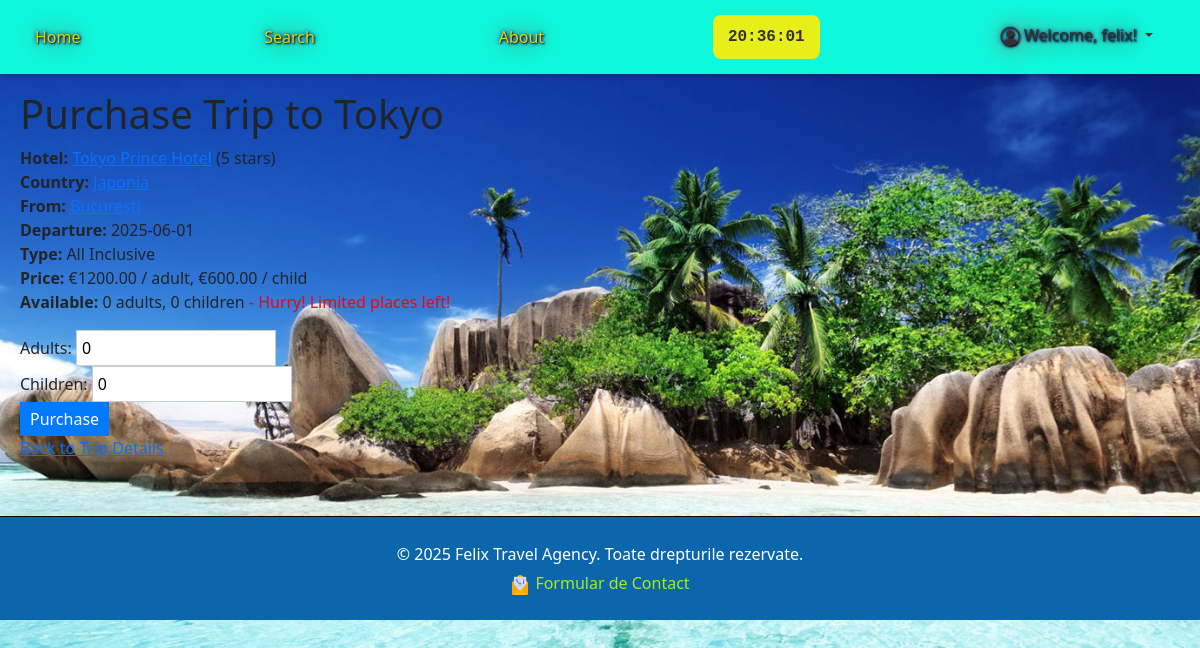
The page /trip/1/purchase/ (signed in) on the database as committed earlier.
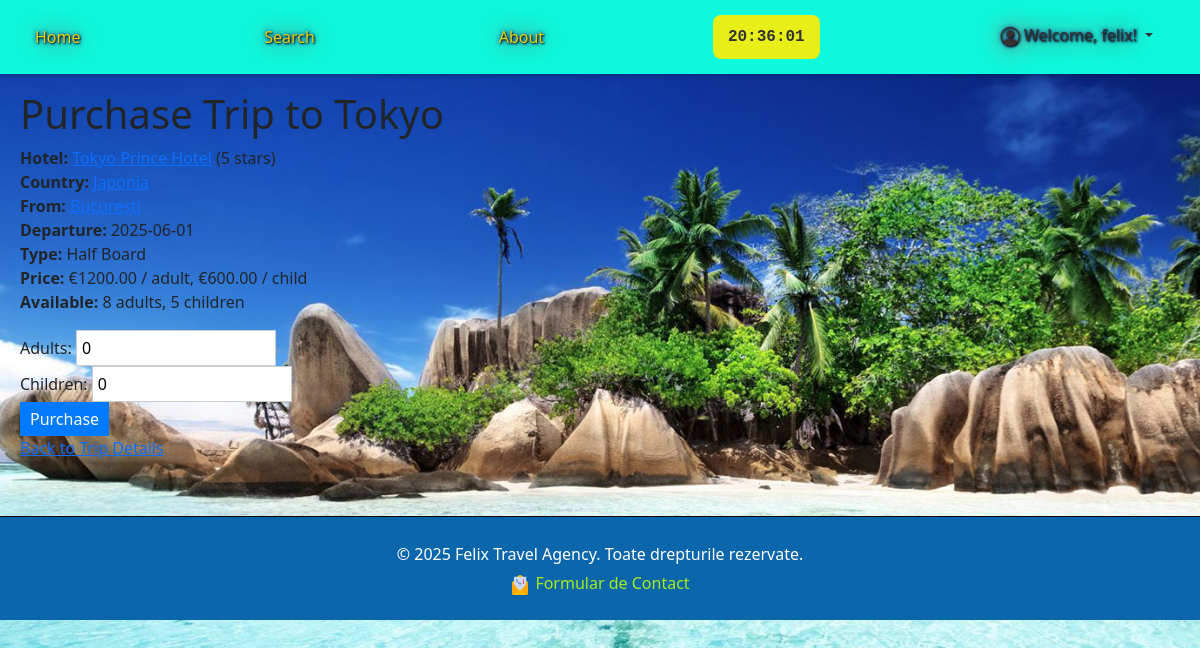
The same page on the database as committed later.
### trips/models.py (models this page shows, shortened)
class Trip(models.Model):
    TRIP_TYPES = (
        ('BB', 'Bed & Breakfast'),
        ('HB', 'Half Board'),
        ('FB', 'Full Board'),
        ('AI', 'All Inclusive'),
    )
    departure_city = models.ForeignKey(City, related_name='departure_trips', on_delete=models.CASCADE)
    departure_airport = models.ForeignKey(Airport, related_name='departure_trips', on_delete=models.CASCADE)
    destination_city = models.ForeignKey(City, related_name='destination_trips', on_delete=models.CASCADE)
    destination_hotel = models.ForeignKey(Hotel, on_delete=models.CASCADE)
    destination_airport = models.ForeignKey(Airport, related_name='destination_trips', on_delete=models.CASCADE)
    departure_date = models.DateField()
    return_date = models.DateField()
    length_of_stay = models.IntegerField()  # in days
    trip_type = models.CharField(max_length=2, choices=TRIP_TYPES)
    price_adult = models.DecimalField(max_digits=10, decimal_places=2)
    price_child = models.DecimalField(max_digits=10, decimal_places=2)
    promoted = models.BooleanField(default=False)
    places_adults = models.IntegerField()
    places_children = models.IntegerField()

class City(models.Model):
    name = models.CharField(max_length=100)
    country = models.ForeignKey(Country, on_delete=models.CASCADE)
    image = models.ImageField(upload_to='city_images/', null=True, blank=True)
    class Meta:
        unique_together = ['name', 'country']

class Hotel(models.Model):
    name = models.CharField(max_length=100)
    standard = models.IntegerField(choices=[(i, f"{i} stars") for i in range(1, 6)])  # 1-5 stars
    description = models.TextField()
    city = models.ForeignKey(City, on_delete=models.CASCADE)

### trips/views.py (the view, shortened to what this page needs)
# urls.py: path('trip/<int:trip_id>/purchase/', views.purchase_trip, name='purchase_trip'),
@login_required
def purchase_trip(request, trip_id):
    trip = get_object_or_404(Trip, id=trip_id)
    return render(request, 'trips/purchase.html', {'trip': trip})

### trips/context_processors.py (called while the page is built)
def user_purchases(request):
    if request.user.is_authenticated:
        purchases = Purchase.objects.filter(user=request.user).select_related('trip__destination_hotel__city').order_by('-purchase_date')[:5]
        return {'user_purchases': purchases}
    return {'user_purchases': []}

### trips/models.py (called while the page is built)
    @property
    def total_amount(self):
        return self.adults * self.trip.price_adult + self.children * self.trip.price_child

### trips/templates/trips/purchase.html (shortened to what this page needs)
{% extends 'trips/master.html' %}
{% load static %}
{% block extra_css %}
    <link rel="stylesheet" href="{% static 'css/purchase.css' %}">
{% endblock %}
{% block content %}
    <h1>Purchase Trip to {{ trip.destination_city.name }}</h1>
    <p>
        <strong>Hotel:</strong> <a href="{% url 'search_trips' %}?hotel={{ trip.destination_hotel.id }}">{{ trip.destination_hotel.name }}</a> ({{ trip.destination_hotel.standard }} stars)<br>
        <strong>Country:</strong> <a href="{% url 'search_trips' %}?country={{ trip.destination_hotel.city.country.id }}">{{ trip.destination_hotel.city.country.name }}</a><br>
        <strong>From:</strong> <a href="{% url 'search_trips' %}?departure_city={{ trip.departure_city.id }}">{{ trip.departure_city.name }}</a><br>
        <strong>Departure:</strong> {{ trip.departure_date|date:"Y-m-d" }}<br>
        <strong>Type:</strong> {{ trip.get_trip_type_display }}<br>
        <strong>Price:</strong> €{{ trip.price_adult }} / adult, €{{ trip.price_child }} / child<br>
        <strong>Available:</strong> {{ trip.places_adults }} adults, {{ trip.places_children }} children
        {% if trip.places_adults <= 2 or trip.places_children <= 2 %}
        <span class="limited-places"> - Hurry! Limited places left!</span>
        {% endif %}
    </p>
    <form method="post" onsubmit="return validateForm()">
        <label>Adults: <input type="number" name="adults" min="0" value="0"></label><br>
        <label>Children: <input type="number" name="children" min="0" value="0"></label><br>
        <button type="submit">Purchase</button>
    </form>
    <p><a href="{% url 'trip_detail' trip.id %}">Back to Trip Details</a></p>
{% endblock %}

Rows that differ between the two databases and show on the page:
changed Trip "Tokyo": trip_type "All Inclusive" → "Half Board"; places_adults "0" → "8"; places_children "0" → "5"
Other text that changed with them:
text no longer shown: "- Hurry! Limited places left!"
